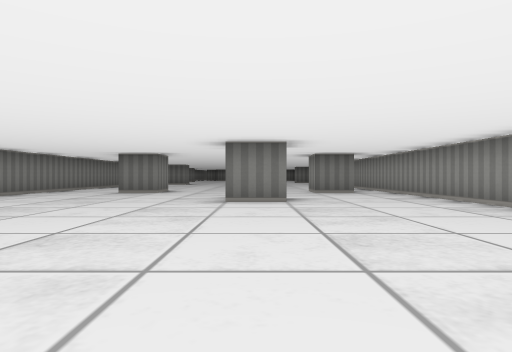
[1] (above)

18 first-person views from a walk through a cub3D level. The camera is about half as high as the walls, looks level and sees 75° across. The floor is counted in squares. Each view is taken from the middle of a square. On the plan, view 1 faces up. The plan holds only what a view shows up to about 9 squares ahead; the rest is blank.

[2]
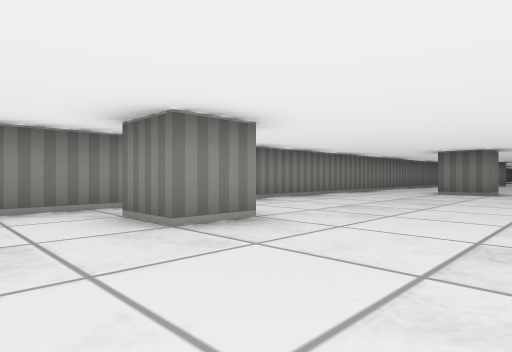

[3]
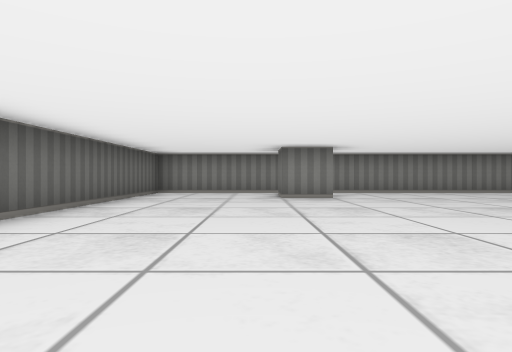

[4]
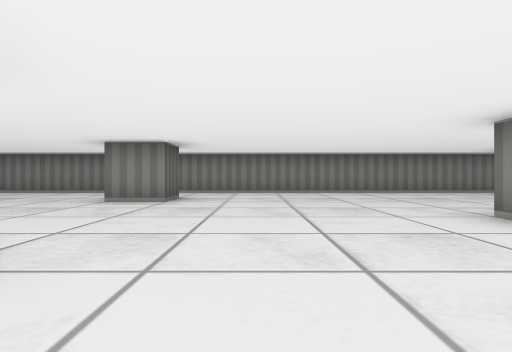

[5]
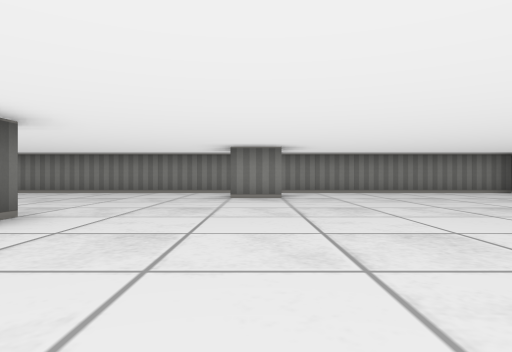

[6]
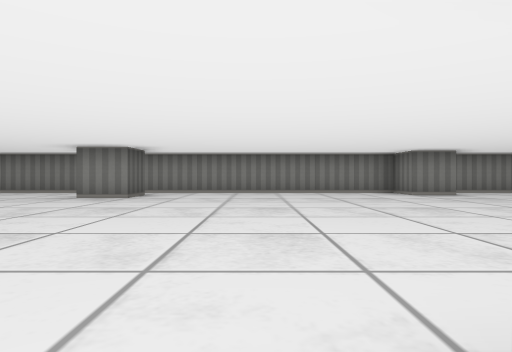

[7]
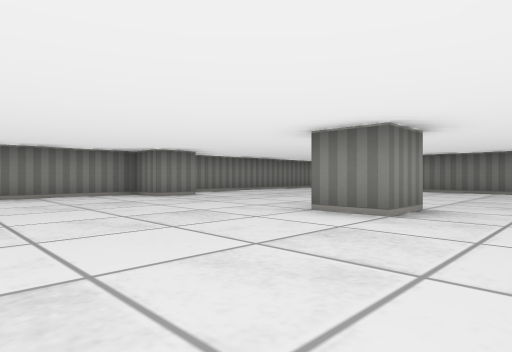

[8]
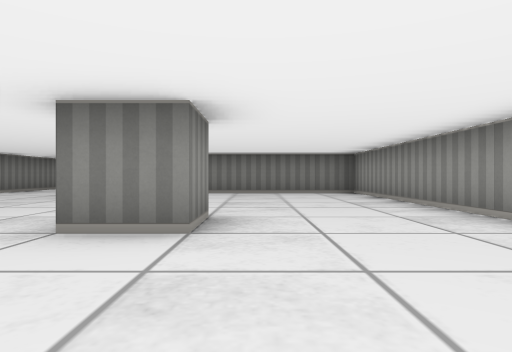

[9]
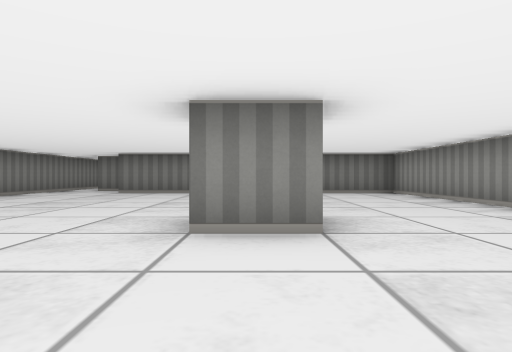

[10]
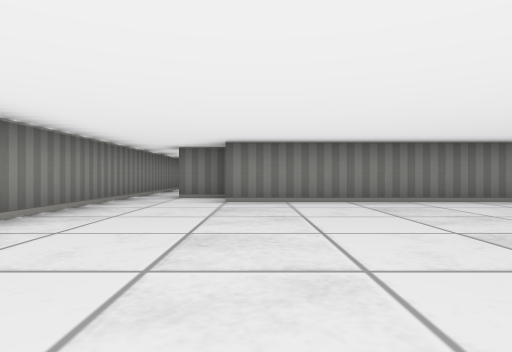

[11]
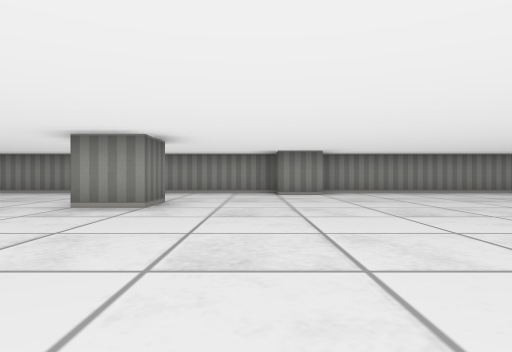

[12]
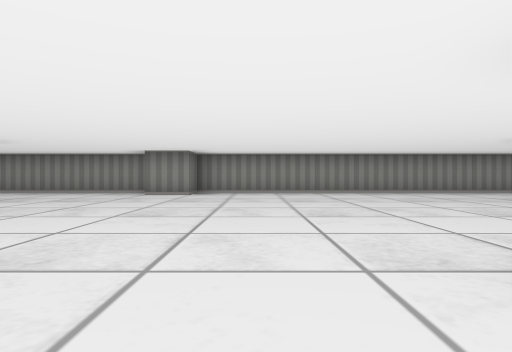

[13]
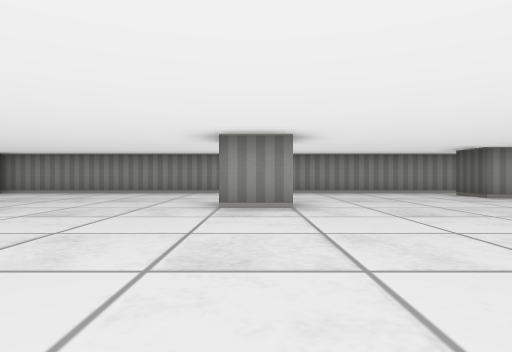

[14]
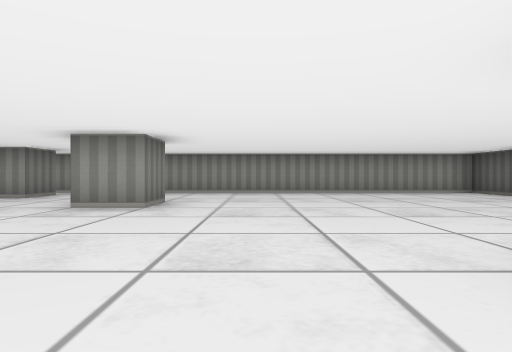

[15]
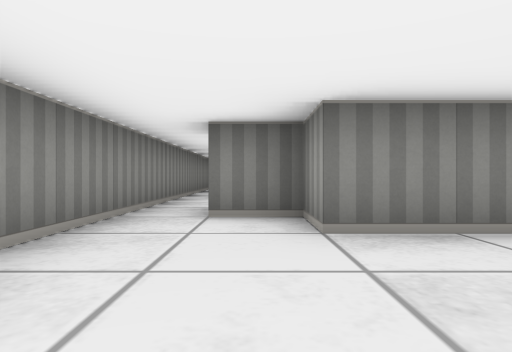

[16]
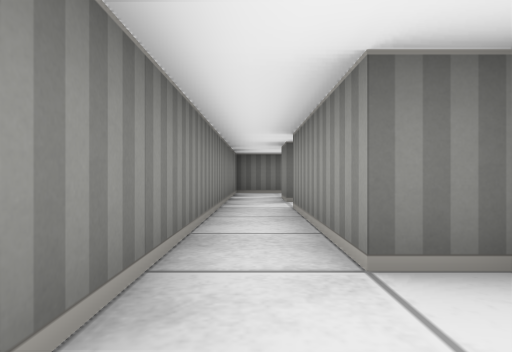

[17]
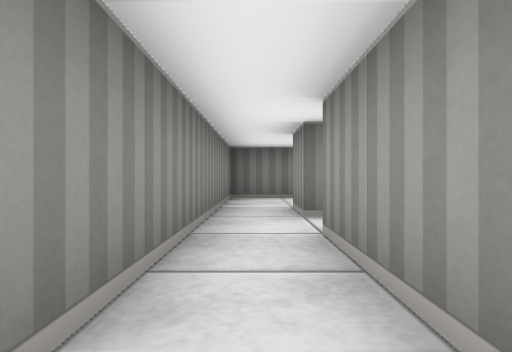

[18]
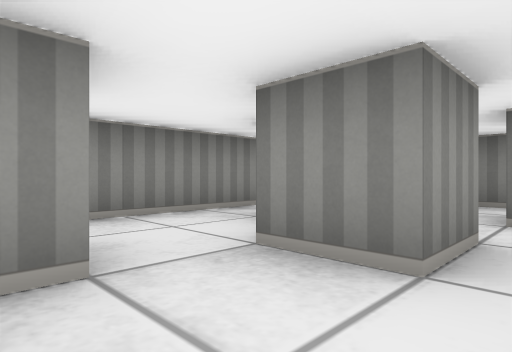

### Floor plan
Ten units are one square. View 1 is at (0, 0); x grows to the right and y downward. Boxes are objects, and circles mark ways between rooms. Rooms are numbered by the first view taken in them; rooms with no view inside come last. Other rooms are left out.
<svg viewBox="-60 -410 100 430">
<path fill="none" stroke="#000" d="M-5 -135 -5 -145M-45 -175 -35 -175 -35 -165M-35 -95 -25 -95 -25 -85 -35 -85M25 -85 15 -85 15 -95 25 -95M6 -55 -5 -55 -5 -65M5 -245 5 -235 -5 -235 -5 -245M-45 -246 -45 -235 -55 -235 -55 15 -2 15M-35 -25 -35 -15 -45 -15M21 15 35 15 35 -205 25 -205 25 -215 35 -215 35 -295 -35 -295 -35 -305 -45 -305M-55 -316 -55 -251M-35 -316 -35 -311M-25 -335 -25 -325 -35 -325M-38 -335 -45 -335M-55 -326 -55 -316M-45 -375 -45 -385M-45 -335 -45 -365M-42 -405 -55 -405 -55 -326"/>
<circle cx="-50" cy="-305" r="3" fill="#2a7"/>
<circle cx="-50" cy="-320" r="3" fill="#2a7"/>
<text x="-10" y="-140">1</text>
<text x="-30" y="-320">2</text>
<text x="-50" y="-370">3</text>
</svg>
Room 1 opens to room 2. Room 2 opens to room 3.

Where each view was taken, in squares from view 1:
view 1: 0 up, 0 right, facing up
view 2: 0 up, 1 left, facing up-left
view 3: 1 up, 3 right, facing left
view 4: 11 up, 3 right, facing left
view 5: 17 up, 3 right, facing left
view 6: 20 up, 3 right, facing left
view 7: 20 up, 2 right, facing up-left
view 8: 21 up, 1 right, facing up
view 9: 21 up, 0 right, facing up
view 10: 24 up, 3 left, facing up
view 11: 22 up, 5 left, facing right
view 12: 19 up, 5 left, facing right
view 13: 14 up, 5 left, facing right
view 14: 4 up, 5 left, facing right
view 15: 27 up, 4 left, facing up
view 16: 32 up, 5 left, facing up
view 17: 34 up, 5 left, facing up
view 18: 31 up, 2 left, facing up-left
